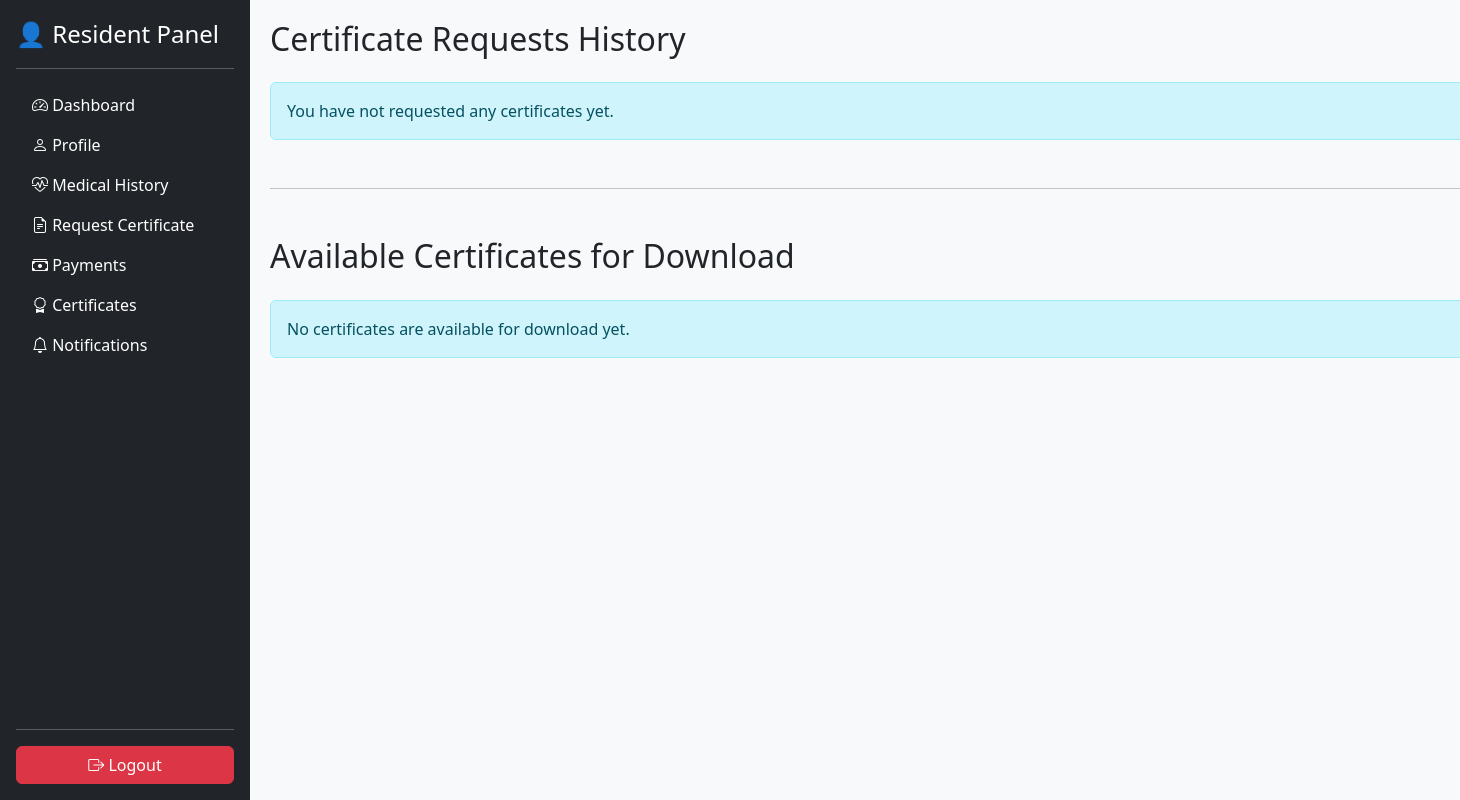
The app's page /resident/certificates.php (signed in), older data.
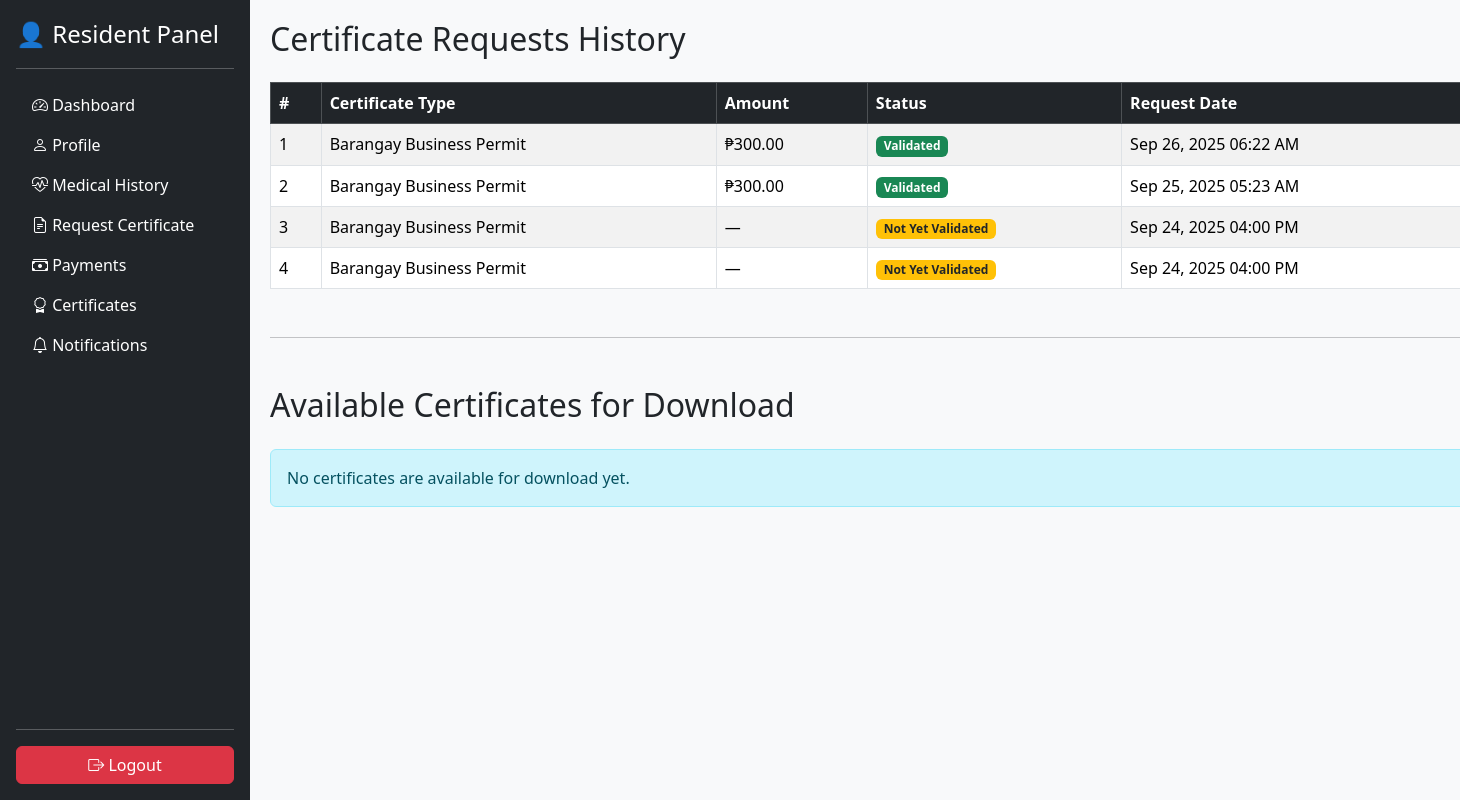
The same page, newer data.
### tables this page shows
CREATE TABLE `certificate_request` (
  `certificate_id` varchar(15) NOT NULL,
  `barangay_id` varchar(15) DEFAULT NULL,
  `resident_id` varchar(15) DEFAULT NULL,
  `cert_type_id` varchar(15) DEFAULT NULL,
  `request_date` timestamp NULL DEFAULT NULL,
  `purpose` text DEFAULT NULL,
  `status` enum('Validated','Not Yet Validated') DEFAULT 'Not Yet Validated',
  `release_date` timestamp NULL DEFAULT NULL,
  `remarks` text DEFAULT NULL,
  `requirements` text DEFAULT NULL
);

CREATE TABLE `certificate_type` (
  `cert_type_id` varchar(15) NOT NULL,
  `cert_name` varchar(100) DEFAULT NULL,
  `description` text DEFAULT NULL,
  `requirements` text DEFAULT NULL,
  `certificate_template` varchar(255) DEFAULT NULL,
  `fee` decimal(10,2) DEFAULT 0.00
);

CREATE TABLE `payments` (
  `payment_id` varchar(15) NOT NULL,
  `certificate_id` varchar(15) NOT NULL,
  `resident_id` varchar(15) NOT NULL,
  `payment_type` enum('Gcash','Cash','Other Online Option','Other') NOT NULL,
  `amount` decimal(10,2) NOT NULL,
  `status` enum('Validated','Not Yet Validated') DEFAULT 'Not Yet Validated',
  `created_at` datetime DEFAULT current_timestamp()
);

### resident/certificates.php (the view, shortened to what this page needs)
<?php
include("../config/db.php");
$stmt = $conn->prepare("SELECT resident_id FROM resident WHERE user_id = ? LIMIT 1");
$stmt->bind_param("i", $_SESSION['user_id']);
$stmt->execute();
$resident = $stmt->get_result()->fetch_assoc();
$resident_id = $resident['resident_id'] ?? 0;
$stmt_requests = $conn->prepare("
    SELECT cr.certificate_id, cr.status AS cert_status, cr.request_date, cr.release_date,
           p.payment_id, p.amount, p.status AS payment_status, p.created_at,
           ct.cert_name
    FROM certificate_request cr
    LEFT JOIN payments p ON cr.certificate_id = p.certificate_id
    JOIN certificate_type ct ON cr.cert_type_id = ct.cert_type_id
    WHERE cr.resident_id = ?
    ORDER BY cr.request_date DESC
");
$stmt_requests->bind_param("i", $resident_id);
$stmt_requests->execute();
$result_requests = $stmt_requests->get_result();
$stmt_available = $conn->prepare("
    SELECT p.payment_id, p.created_at, ct.cert_name
    FROM payments p
    JOIN certificate_request cr ON p.certificate_id = cr.certificate_id
    JOIN certificate_type ct ON cr.cert_type_id = ct.cert_type_id
    WHERE p.resident_id = ?
      AND p.status = 'paid'
      AND cr.status = 'Released'
    ORDER BY p.created_at DESC
");
$stmt_available->bind_param("i", $resident_id);
$stmt_available->execute();
$result_available = $stmt_available->get_result();
?>
<?php include("../includes/header.php"); ?>
<?php include("../includes/sidebar_resident.php"); ?>
<div class="content-wrapper" style="margin-left:250px; padding:20px;">
    <h2 class="mb-4">Certificate Requests History</h2>
    <?php if ($result_requests && $result_requests->num_rows > 0): ?>
    <table class="table table-bordered table-striped">
        <thead class="table-dark">
            <tr>
                <th>#</th>
                <th>Certificate Type</th>
                <th>Amount</th>
                <th>Status</th>
                <th>Request Date</th>
            </tr>
        </thead>
        <tbody>
            <?php $i = 1; while($row = $result_requests->fetch_assoc()): ?>
            <tr>
                <td><?= $i++; ?></td>
                <td><?= htmlspecialchars($row['cert_name']); ?></td>
                <td>
                    <?= $row['amount'] ? '₱'.number_format($row['amount'], 2) : '—'; ?>
                </td>
                <td>
                    <?php
                    switch($row['cert_status']){
                        case 'Validated':
                            echo '<span class="badge bg-success">Validated</span>';
                            break;
                        case 'Pending':
                        default:
                            echo '<span class="badge bg-warning text-dark">Not Yet Validated</span>';
                    }
                    ?>
                </td>
                <td><?= date("M d, Y h:i A", strtotime($row['request_date'])); ?></td>
            </tr>
            <?php endwhile; ?>
        </tbody>
    </table>
    <?php else: ?>
        <div class="alert alert-info">You have not requested any certificates yet.</div>
    <?php endif; ?>
    <hr class="my-5">
    <h2 class="mb-4">Available Certificates for Download</h2>
    <?php if ($result_available && $result_available->num_rows > 0): ?>
    <table class="table table-bordered table-striped">
        <thead class="table-dark">
            <tr>
                <th>#</th>
                <th>Certificate Type</th>
                <th>Date Released</th>
                <th>Download/View</th>
            </tr>
        </thead>
        <tbody>
            <?php $j = 1; while($row = $result_available->fetch_assoc()): ?>
            <tr>
                <td><?= $j++; ?></td>
                <td><?= htmlspecialchars($row['cert_name']); ?></td>
                <td><?= date("M d, Y h:i A", strtotime($row['created_at'])); ?></td>
                <td>
                    <a href="download_certificate.php?id=<?= $row['payment_id']; ?>"
                       class="btn btn-sm btn-primary">Download</a>
                </td>
            </tr>
            <?php endwhile; ?>
        </tbody>
    </table>
    <?php else: ?>
        <div class="alert alert-info">No certificates are available for download yet.</div>
    <?php endif; ?>
</div>
<?php include("../includes/footer.php"); ?>

Row changes from the older to the newer data that the page shows:
added certificate_request: cert_type.cert_name "Barangay Business Permit", payments.amount "300.00", status "Validated", request_date "Sep 26, 2025 06:22 AM"
added certificate_request: cert_type.cert_name "Barangay Business Permit", payments.amount "300.00", status "Validated", request_date "Sep 25, 2025 05:23 AM"
added certificate_request: cert_type.cert_name "Barangay Business Permit", status "Not Yet Validated", request_date "Sep 24, 2025 04:00 PM"
added certificate_request: cert_type.cert_name "Barangay Business Permit", status "Not Yet Validated", request_date "Sep 24, 2025 04:00 PM"
Text that changed along with them:
text no longer shown: "You have not requested any certificates yet."
text now shown: "# Certificate Type Amount Status Request Date"
